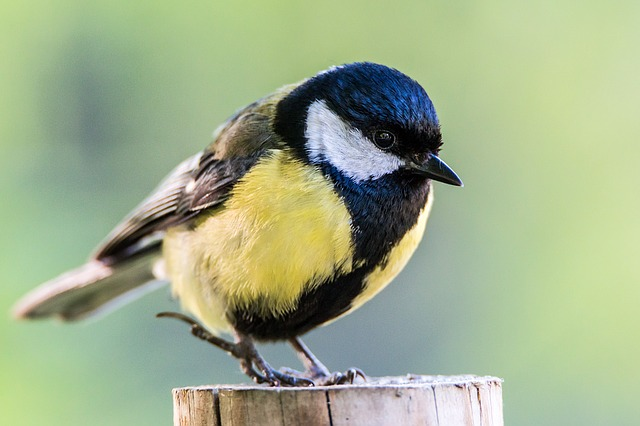
#> input picture Vision/Parcial 2/Practica 11 Filtros 3/ave.jpg, 640 x 426 px
$ python 'Filtros III.py'   (older library calls are emulated)
#> lines starting #> are read from the running program, lines starting #| are printed output that depends on the picture
# -*- coding: utf-8 -*-
"""
Created on Mon May 2 02:03:51 2024

@author: PC
"""

import cv2
import numpy as np
from scipy import ndimage

img = cv2.imread('ave.jpg')
#> img is the input picture: shape (426, 640, 3); mean B, G, R 139.9, 174.4, 159.9
gray = cv2.cvtColor(img, cv2.COLOR_BGR2GRAY)
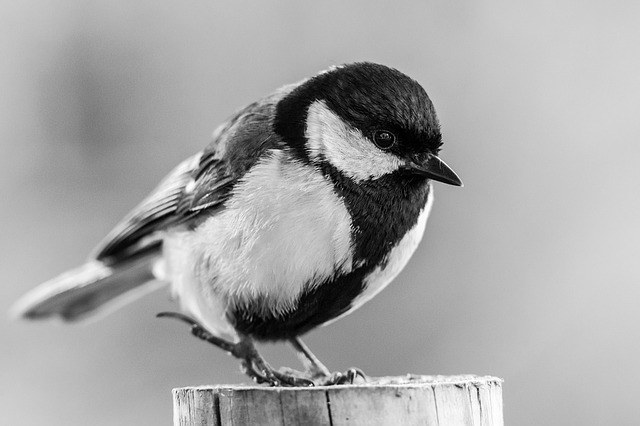
#> gray: shape (426, 640); min 0, max 255, mean 166.1
img_gaussian = cv2.GaussianBlur(gray,(3,3),0)

#roberts
roberts_cross_v = np.array( [[1, 0 ],
							[0,-1 ]] )

roberts_cross_h = np.array( [[ 0, 1 ],
							[ -1, 0 ]] )

img = cv2.imread("ave.jpg",0).astype('float64')
#> img: shape (426, 640) float64; min 0, max 255, mean 166.1
img/=255.0
vertical = ndimage.convolve( img, roberts_cross_v )
horizontal = ndimage.convolve( img, roberts_cross_h )
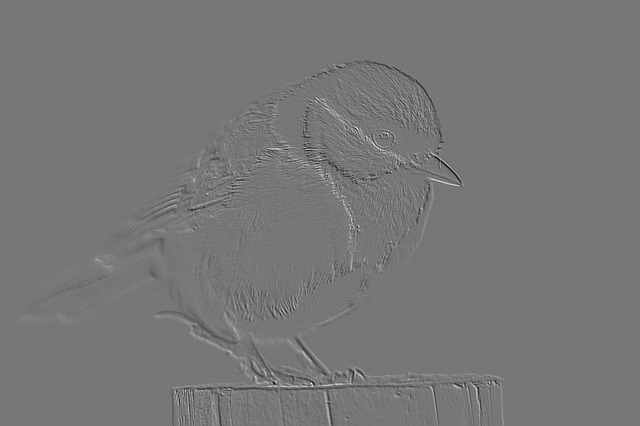
#> horizontal: shape (426, 640) float64; min -0.863, max 0.984, mean -0.000191; drawn with min black and max white

edged_img = np.sqrt( np.square(horizontal) + np.square(vertical))
edged_img*=255

#sobel
img_sobelx = cv2.Sobel(img_gaussian,cv2.CV_8U,1,0,ksize=5)
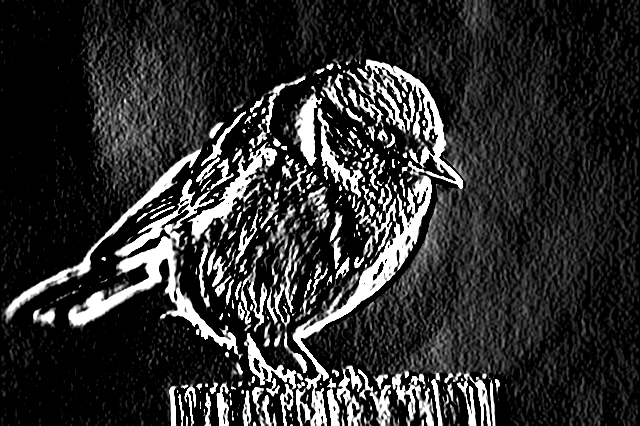
#> img_sobelx: shape (426, 640); min 0, max 255, mean 46.7
img_sobely = cv2.Sobel(img_gaussian,cv2.CV_8U,0,1,ksize=5)
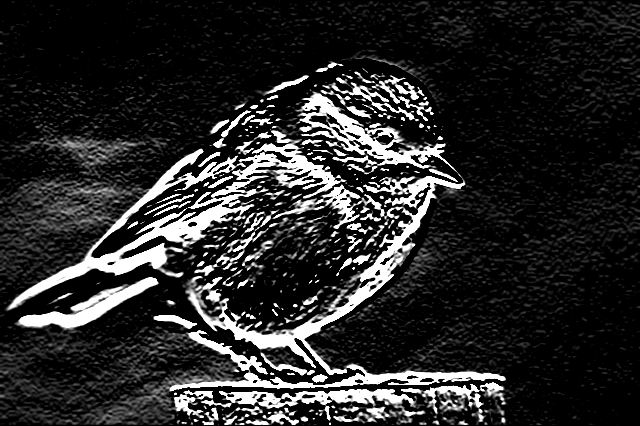
#> img_sobely: shape (426, 640); min 0, max 255, mean 41.9
img_sobel = img_sobelx + img_sobely
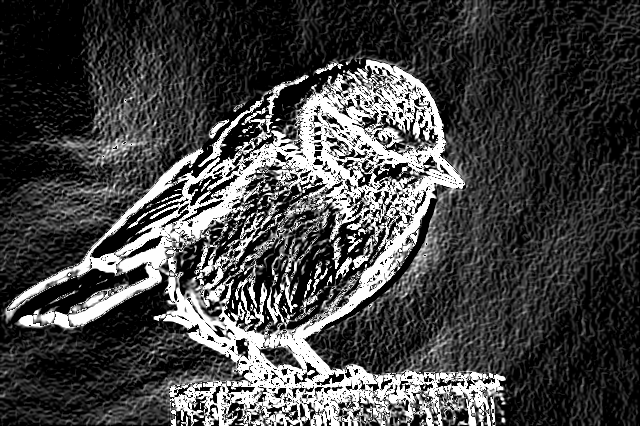
#> img_sobel: shape (426, 640); min 0, max 255, mean 67.7


#prewitt
kernelx = np.array([[1,1,1],[0,0,0],[-1,-1,-1]])
kernely = np.array([[-1,0,1],[-1,0,1],[-1,0,1]])
img_prewittx = cv2.filter2D(img_gaussian, -1, kernelx)
img_prewitty = cv2.filter2D(img_gaussian, -1, kernely)


cv2.imshow("Original Image", img)
cv2.imshow("Roberts", edged_img)
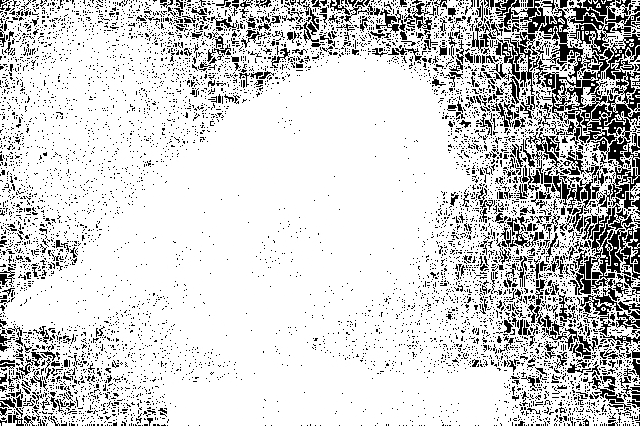
#> window 'Roberts': shape (426, 640); min 0, max 255, mean 208.7
cv2.imshow("Sobel X", img_sobelx)
cv2.imshow("Sobel Y", img_sobely)
cv2.imshow("Sobel", img_sobel)
cv2.imshow("Prewitt X", img_prewittx)
cv2.imshow("Prewitt Y", img_prewitty)
cv2.imshow("Prewitt", img_prewittx + img_prewitty)
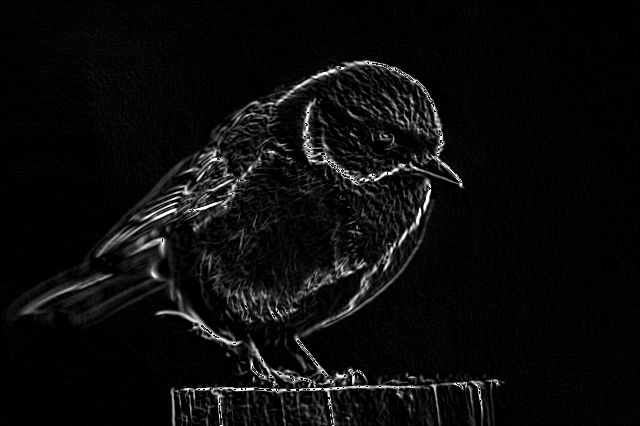
#> window 'Prewitt': shape (426, 640); min 0, max 255, mean 12


cv2.waitKey(0)
cv2.destroyAllWindows()
